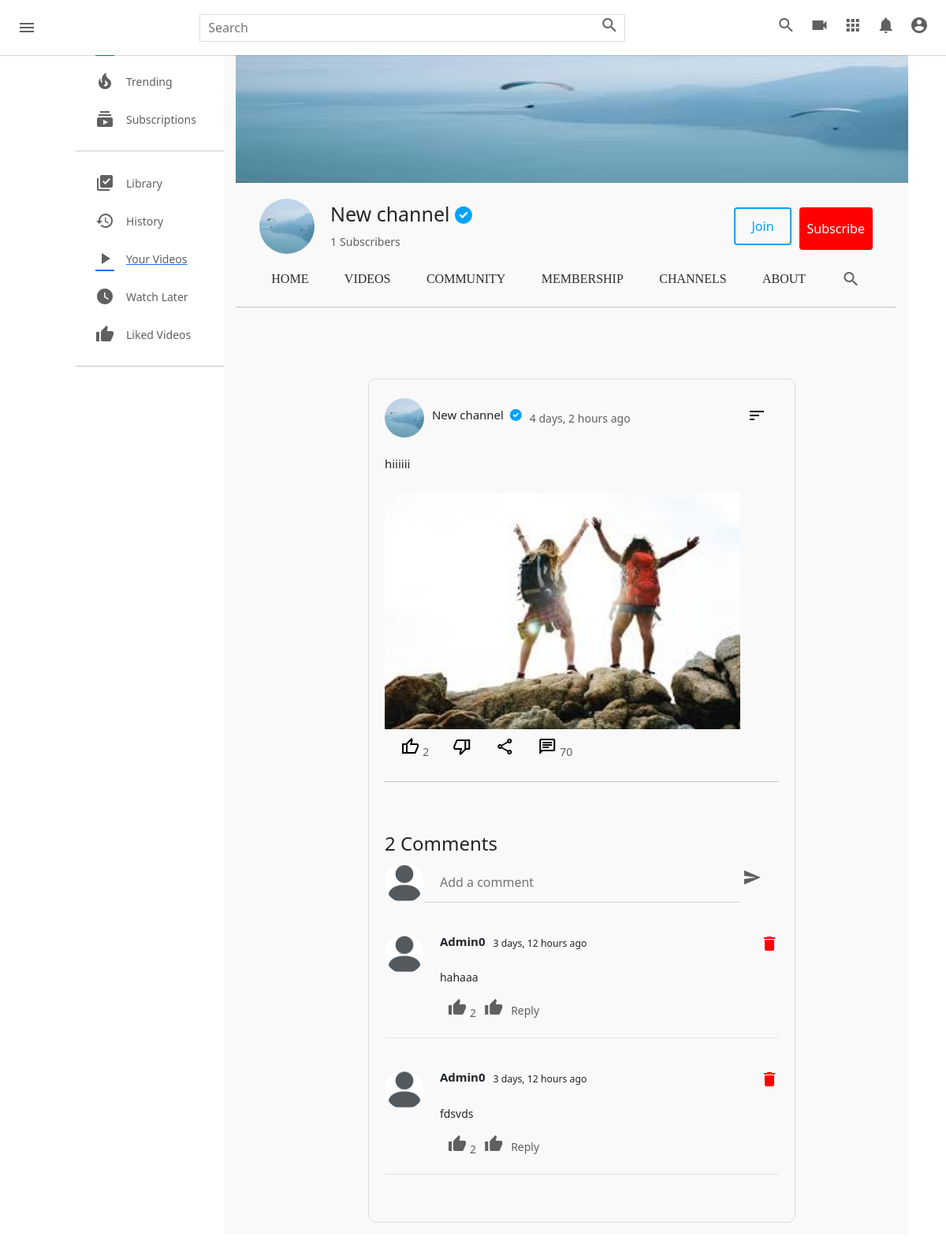
Page /c/2/community/1 on the committed database.
### channel/models.py (models this page shows, shortened)
class Channel(models.Model):
  channel_art = models.ImageField(upload_to=user_directory_path, null=True, blank=True)
  image = models.ImageField(upload_to=user_directory_path, null=True, blank=True)
  full_name = models.CharField(max_length=200)
  channel_name = models.CharField(max_length=200)
  description = models.TextField(null=True, blank=True)
  keywords = TaggableManager()
  joined = models.DateTimeField(auto_now_add=True)
  status = models.CharField(choices=STATUS, max_length=100, default="active")
  user = models.OneToOneField(User, on_delete=models.SET_NULL, null=True, related_name="channel")
  subscribers = models.ManyToManyField(User, related_name="user_subs")
  verified = models.BooleanField(default=False)
  total_views = models.IntegerField(default=0)
  business_email = models.EmailField(null=True, blank=True)
  make_business_email_public = models.BooleanField(default=False)
  business_location = models.CharField(null=True, blank=True, max_length=500)
  make_business_location_public = models.BooleanField(default=False)
  website = models.URLField(default="https://my-website.com/")
  instagram = models.URLField(default="https://instagram.com/")
  facebook = models.URLField(default="https://facebook.com/")
  twitter = models.URLField(default="https://twitter.com/")

class Community(models.Model):
  channel = models.ForeignKey(Channel, on_delete=models.CASCADE)
  image = models.ImageField(upload_to=user_directory_path, null=True, blank=True)
  content = models.TextField(null=True, blank=True)
  date = models.DateTimeField(auto_now_add=True)
  status = models.CharField(max_length=100, choices=STATUS, default="active")
  likes = models.ManyToManyField(User)
  class Meta:
    verbose_name = "Community"
    verbose_name_plural = "Community Posts"

class CommunityComment(models.Model):
  community = models.ForeignKey(Community, on_delete=models.CASCADE, related_name="comments")
  user = models.ForeignKey(User, on_delete=models.CASCADE)
  comment = models.CharField(max_length=10000)
  date = models.DateTimeField(auto_now_add=True)
  active = models.BooleanField(default=True)
  class Meta:
    verbose_name = "Community Comments"
    verbose_name_plural = "Community Comments"

### userauths/models.py (models this page shows, shortened)
class User(AbstractUser):
    email = models.EmailField(unique=True, null=True)
    username = models.CharField(max_length=1000)
    USERNAME_FIELD = "email"
    REQUIRED_FIELDS = ["username"]

### channel/views.py (the view)
# urls.py: path("<channel_id>/community/<int:community_id>", views.channel_community_detail, name="channel-community-detail"),
def channel_community_detail(request, channel_id, community_id):
  channel = get_object_or_404(Channel, id=channel_id)
  community = Community.objects.get(channel=channel, id=community_id, status="active")
  comments = CommunityComment.objects.filter(active=True, community=community).order_by("-date")
  context = {
    "channel": channel,
    "community": community,
    "comments": comments,
  }
  return render(request, "channel/channel-community-detail.html", context)

### templates/channel/channel-community-detail.html (shortened to what this page needs)
{% load static %}
<!DOCTYPE html>
<html lang="en">
<head>
    <link rel="stylesheet" href="{% static 'css/style.css' %}" type="text/css" />
    <link rel="stylesheet" href="{% static 'css/single.css' %}" type="text/css">
    <link rel="stylesheet" href="https://use.fontawesome.com/releases/v6.0.0/css/all.css" />
</head>
<body>
    <div class="header">
        <div class="header__left">
            <i id="menu" class="material-icons">menu</i>
            <a href="index.html">
            </a>
        </div>
        <div class="header__search">
            <form action="">
                <input type="text" placeholder="Search">
                <button><i class="material-icons">search</i></button>
            </form>
        </div>
        <div class="header__icons">
            <i class="material-icons display-this">search</i>
            <i class="material-icons ">videocam</i>
            <i class="material-icons">apps</i>
            <i class="material-icons display-this">notifications</i>
            <i id="drop-down" class="material-icons display-this">account_circle</i>
        </div>
    </div>
    <div class="mainBody">
        <div class="sidebar">
            <div class="sidebar__categories">
                <a href="index.html">
                    <div class="sidebar__category">
                        <span>Home</span>
                    </div>
                </a>
                <div class="sidebar__category">
                    <i class="material-icons">local_fire_department</i>
                    <span>Trending</span>
                </div>
                <div class="sidebar__category">
                    <i class="material-icons">subscriptions</i>
                    <span>Subscriptions</span>
                </div>
            </div>
            <hr>
            <div class="sidebar__categories">
                <div class="sidebar__category">
                    <i class="material-icons">library_add_check</i>
                    <span>Library</span>
                </div>
                <div class="sidebar__category">
                    <i class="material-icons">history</i>
                    <span>History</span>
                </div>
                <a href="channel-videos.html">
                    <div class="sidebar__category">
                        <i class="material-icons">play_arrow</i>
                        <span>Your Videos</span>
                    </div>
                </a>
                <div class="sidebar__category">
                    <i class="material-icons">watch_later</i>
                    <span>Watch Later</span>
                </div>
                <div class="sidebar__category">
                    <i class="material-icons">thumb_up</i>
                    <span>Liked Videos</span>
                </div>
            </div>
            <hr>
        </div>
        <div class="videos">
            {% include 'channel/partials/channel-header.html' %}
            <div class="videos__container">
                <div class="content-border">
                    <div class="content-div">
                        {% include 'partials/alert.html' %}
                        <div class="header-comm">
                            <div class="channel-details">
                                {% if community.channel.image %}
                                <img src="{{community.channel.image.url}}" class="channel-img-com" alt="">
                                {% else %}
                                <img src="https://thumbs.dreamstime.com/b/default-avatar-profile-vector-user-profile-default-avatar-profile-vector-user-profile-profile-179376714.jpg" class="channel-img-com" alt="">
                                {% endif %}
                                <h5>{{community.channel.channel_name}}&nbsp;
                                    {% if community.channel.verified == True %}
                                    <i class="fas fa-check-circle"></i>
                                    {% endif %}
                                </h5>
                                <span>{{ community.date|timesince }} ago</span>
                            </div>
                            <div class="dropdown">
                                <button class="dropbtn">
                                  <i class="material-symbols-outlined">sort</i>
                                </button>
                              </div>
                        </div>
                        <div class="content">
                            <h3>{{ community.content }}</h3>
                            {% if community.image %}
                            <img src="{{community.image.url}}" alt="">
                            {% endif %}
                        </div>
                        <div class="icon-section">
                            <div class="single-icon">
                                <a href="{% url 'community-post-like' community.id %}"><i class="materiald-icons material-symbols-outlined">thumb_up</i></a>
                                <span>{{ community.likes.all.count }}</span>
                            </div>
                            <div class="single-icon">
                                <a href="{% url 'community-post-like' community.id %}"><i class="materiald-icons material-symbols-outlined">thumb_down</i></a>
                            </div>
                            <div class="single-icon">
                                <i class="materiald-icons material-symbols-outlined">share</i>
                            </div>
                            <div class="single-icon">
                                <i class="materiald-icons material-symbols-outlined">chat</i>
                                <span>70</span>
                            </div>
                        </div>
                        <hr><br><br>
                        <div class="comment-section">
                            <h4>{{ community.comments.all.count }} Comment{{ community.comments.all.count|pluralize }}</h4>
                            <div class="create-comment">
                                <div class="create-comment-img">
                                    <img alt="">
                                </div>
                                <form action="{% url 'community-create-comment' community.id %}" method="POST">
                                    <div class="create-comment-input">
                                        <input class="comment-class" name="comment" id="comment" type="text" placeholder="Add a comment">
                                        <button type="submit"><i class="material-icons">send</i></button>
                                    </div>
                                </form>
                            </div>
                            {% for c in comments %}
                            <div class="comment-wrap">
                                <div class="comments">
                                    <div class="comment-img">
                                        <img alt="">
                                    </div>
                                    <div class="comment-content">
                                        <div class="comment-header">
                                            <h4><b>{{ c.user.username|title }}</b></h4>
                                            <p><small>{{c.date|timesince}} ago</small></p>
                                        </div>
                                        <p>{{ c.comment }}</p>
                                        <div class="comment-icons">
                                            <div class="comment-icon-single">
                                                <i class="material-icons">thumb_up</i>
                                                <span>2</span>
                                            </div>
                                            <div class="comment-icon-single">
                                                <i class="material-icons">thumb_up</i>
                                            </div>
                                            <div class="comment-icon-single">
                                                <span>Reply</span>
                                            </div>
                                        </div>
                                    </div>
                                </div>
                                <div class="delete-comment">
                                    <a href="{% url 'community-delete-comment' c.community.id c.id %}"><i class="material-icons">delete</i></a>
                                </div>
                            </div>
                            {% endfor %}
                        </div>
                    </div>
                </div>
            </div>
        </div>
    </div>
</body>
</html>

### templates/channel/partials/channel-header.html (shortened to what this page needs)
<div class="channel-art">
  <img src="{{ channel.channel_art.url }}" alt="" />
</div>
<div class="channel-header flex">
  <div class="channel-img-title flex">
    <img class="img" src="{{ channel.image.url }}" alt="" />
    <div class="channel-image-texts">
      <h4>{{ channel.channel_name }}
        {% if channel.verified == True %}
        <small><i class="fas fa-check-circle"></i></small>
        {% endif %}
      </h4>
      <span id="count"></span> <span>Subscribers</span>
    </div>
  </div>
  <div class="channel-header-btns">
    <div><a href="" class="channel-join">Join</a></div>
    <div>
      <button id="sub_btn" onclick="addSub()" style="padding: 15px 10px; margin-top: 10px; border: none;"class="subscribe-btn">
        Subscribe
      </button>
    </div>
  </div>
</div>
<div class="channel-header-links flex">
  <a href="{% url 'channel-profile' channel.id %}" class="display-this">Home</a>
  <a href="{% url 'channel-videos' channel.id %}" class="display-this">Videos</a>
  <a href="{% url 'channel-community' channel.id %}" class="dont-display-thdis">Community</a>
  <a href="{% url 'channel-profile' channel.id %}" class="dont-display-this">Membership</a>
  <a href="{% url 'channel-profile' channel.id %}" class="dont-display-this">Channels</a>
  <a href="{% url 'channel-about' channel.id %}" class="display-this">About</a>
  <a href="{% url 'channel-profile' channel.id %}" class="dont-display-this"><i class="material-icons">search</i></a>
</div>
<hr/>
<br/>

### static/css/single.css (style rules this page uses)
body { font-family: "Roboto", "sans-serif"; padding: 16px 16px 0; margin: 56px 0 0 0 ; font-size: 16px; color: black; background-color: white; }
.header { position: fixed; top: 0; left: 0; background-color: #fff; z-index: 1; width: 100%; box-shadow: 0 1px 0 rgba(0, 0, 0, 0.151); }
.fa-check-circle { color: rgb(0, 162, 255); }
.flex { display: flex; }
@media screen and (min-width: 768px) { body { padding: 16px 48px 0 96px; } }
.subscribe-btn { background-color: red; padding: 5px 14px; color: white; text-decoration: none; border-radius: 4px; }
button { background: none ; outline: none; border: none; }

### templates/channel/channel-community-detail.html (style rules this page uses)
button { border: none; background: none; }

### templates/channel/partials/channel-header.html (style rules this page uses)
a { text-decoration: none; }

### rows in the picture
Channel: channel_art (picture), image (picture), channel_name "New channel"
Community: channel.image (picture), channel.channel_name "New channel", date "4 days, 2 hours", content "hiiiiii", image (picture), likes.all.count "2", comments.all.count "2"
CommunityComment: user.username "Admin0", date "3 days, 12 hours", comment "hahaaa"
CommunityComment: user.username "Admin0", date "3 days, 12 hours", comment "fdsvds"
